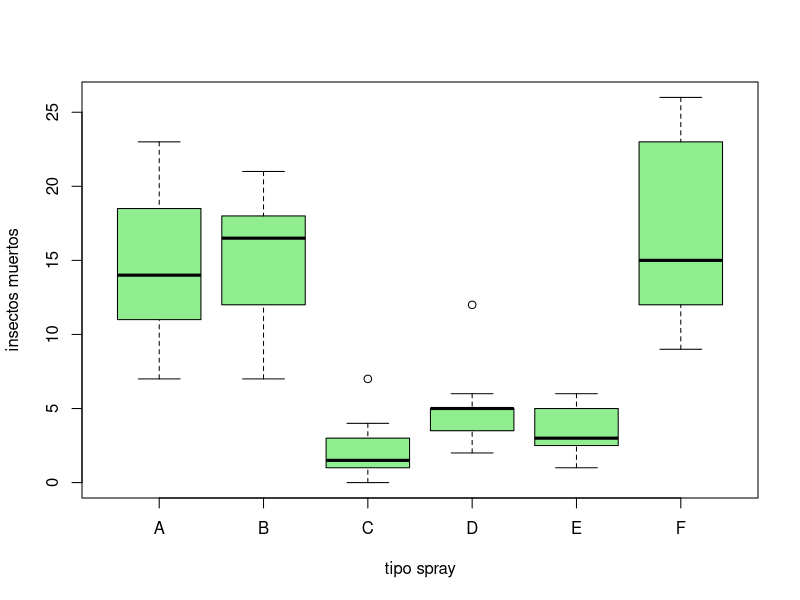

This figure's R source:
## ---- chunk 1
df = InsectSprays
head(df)
str(df)
## ---- chunk 2
by(df$count, df$spray , FUN = summary)
## ---- chunk 3
by(df$count, df$spray , FUN = sd)
## ---- chunk 4
boxplot(count~spray, data = df,
        xlab ="tipo spray" , ylab= "insectos muertos",
        col = "lightgreen")
